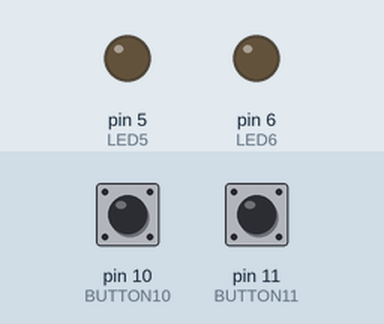
Bench run of a sketch on a simulated Arduino Uno, built with avr-gcc and run on an emulated ATmega328P. On the bench: output pins drawn as LEDs (lit = HIGH). The test bench sets the inputs (shaded band); at power-on: pin 10 (BUTTON10) HIGH, pin 11 (BUTTON11) HIGH. What the sketch prints to the serial monitor is not drawn.

Above: at 1.2 s.
1.3 s: pin 10 (BUTTON10) pulled LOW for 0.15 s
At 1.37 s:
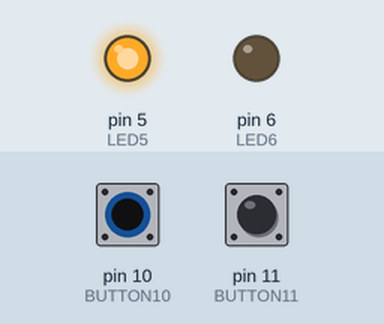
2.9 s: pin 11 (BUTTON11) pulled LOW for 0.15 s
At 2.97 s:
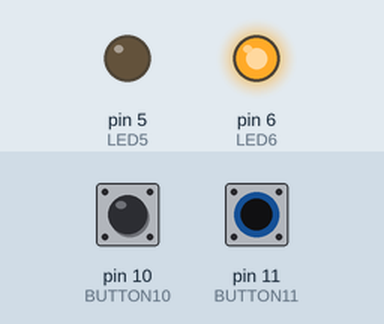
4.5 s: pin 11 (BUTTON11) pulled LOW for 3.2 s
At 8.0 s:
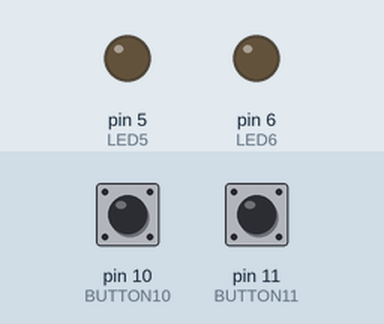
9.2 s: pin 10 (BUTTON10) pulled LOW for 3.2 s
At 10.4 s:
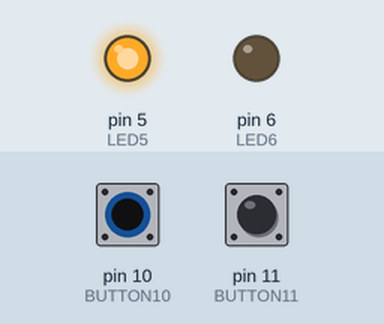
13.9 s: pin 10 (BUTTON10) driven LOW and pin 11 (BUTTON11) driven LOW
At 15.1 s:
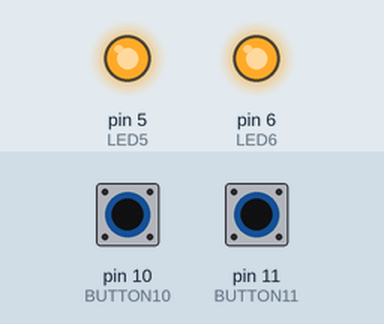
15.4 s: pin 11 (BUTTON11) driven HIGH
At 16.3 s:
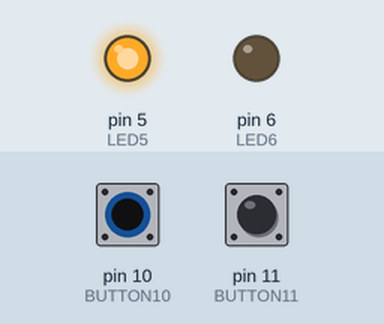
Timing chart, 0 to 18.4 s (numbered marks = the images above; inputs shaded):
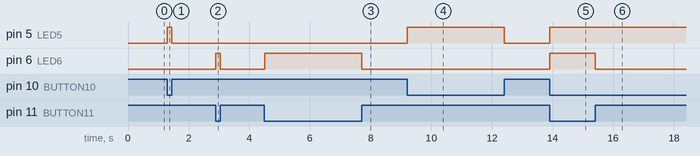

The sketch:

L2_ButtonLEDs.ino
```cpp
// Pin definitions
#define LED5     5
#define LED6     6
#define BUTTON10  10
#define BUTTON11  11
#define BUTTON12  12

void setup()
{
  Serial.begin(115200);

  //Initialize inputs and outputs
  pinMode(LED5, OUTPUT);
  pinMode(LED6, OUTPUT);

  //Enable internal pullups
  pinMode(BUTTON10, INPUT_PULLUP);
  pinMode(BUTTON11, INPUT_PULLUP);
  pinMode(BUTTON12, INPUT_PULLUP);

  Serial.println("Danger Shield Component: ButtonLEDs");
}

void loop()
{
 //If user is hitting button 1, turn on LED 1
  if(digitalRead(BUTTON10) == LOW)
  {
    Serial.print(" Button 1!");
    digitalWrite(LED5, HIGH);
  }
  else
    digitalWrite(LED5, LOW);
  Serial.println();

 //If user is hitting button 2, turn on LED 2
  if(digitalRead(BUTTON11) == LOW)
  {
    Serial.println(" Button 2!");
    digitalWrite(LED6, HIGH);
  }
  else
    digitalWrite(LED6, LOW);

}
```

Measured:
- after the input at 1.3 s, pin 5 (LED5): LOW → HIGH at once, → LOW 0.15 s later
- after the input at 2.9 s, pin 6 (LED6): LOW → HIGH at once, → LOW 0.15 s later
- after the input at 4.5 s, pin 6 (LED6): LOW → HIGH at once, → LOW 3.2 s later
- after the input at 9.2 s, pin 5 (LED5): LOW → HIGH at once, → LOW 3.2 s later
- after the input at 13.9 s, pin 5 (LED5), pin 6 (LED6): LOW → HIGH at once
- after the input at 15.4 s, pin 6 (LED6): HIGH → LOW at once
